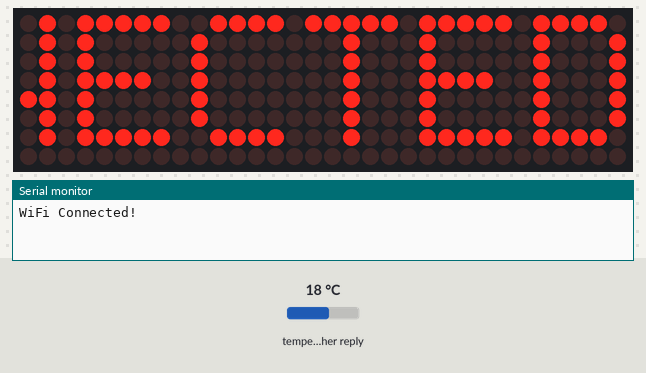
This sketch was run on a simulated ESP32. On the bench: 32×8 LED matrix, the last lines printed to the serial monitor. The test bench sets the inputs (shaded band); at power-on: temperature in the weather reply 18 °C. WiFi joins after 1.5 s; servers stay silent unless stated; web services answer with replies made up by the test bench.

Above: at 6.1 s.
At 14.6 s:
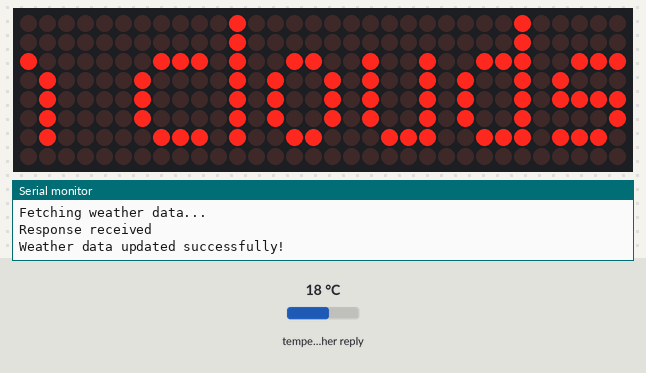
At 21.6 s:
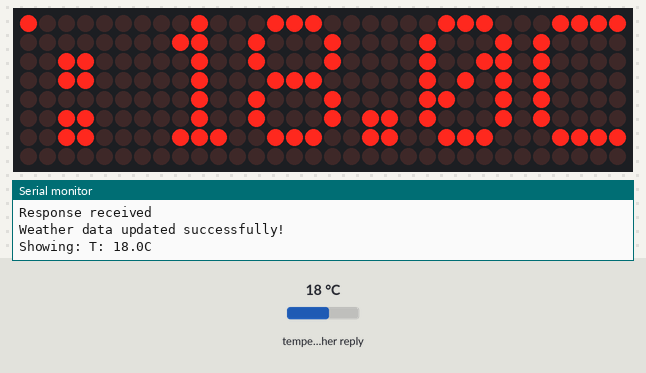
At 29.0 s:
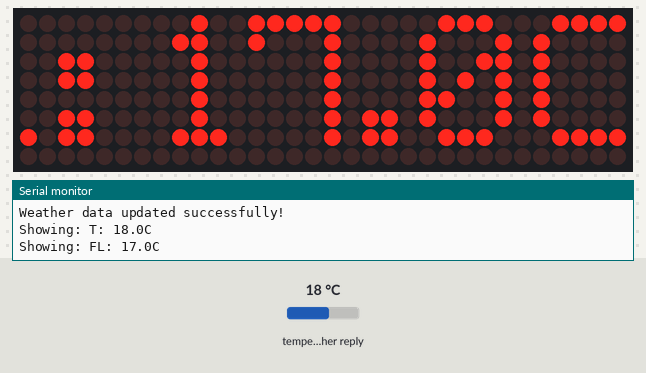
At 35.8 s:
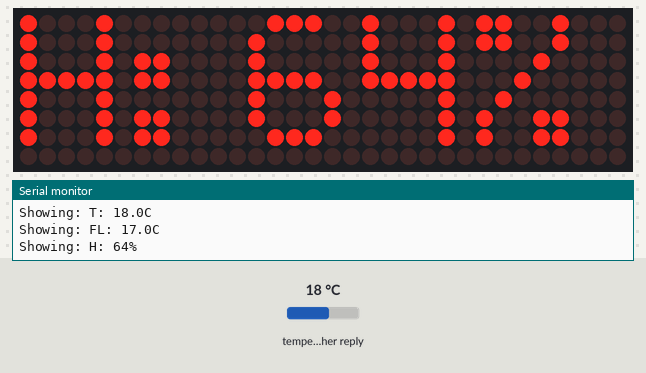

The sketch:

weather_API.ino
```cpp
#include <WiFi.h>
#include <HTTPClient.h>
#include <ArduinoJson.h>

#include <MD_Parola.h>
#include <MD_MAX72xx.h>
#include <SPI.h>

// ================= MAX7219 CONFIG =================
#define HARDWARE_TYPE MD_MAX72XX::FC16_HW
#define MAX_DEVICES 4
#define CS_PIN 5

MD_Parola display = MD_Parola(HARDWARE_TYPE, CS_PIN, MAX_DEVICES);

// ================= WIFI CONFIG ====================
const char* ssid = "<your ssid>";
const char* password = "<your password>";

// ================= WEATHER API ====================
String URL = "http://api.openweathermap.org/data/2.5/weather?";
String ApiKey = "<your APIkey>";

// Location
String lat = "<lon>";
String lon = "<lat>";

unsigned long lastUpdate = 0;
const unsigned long updateInterval = 30000; // Fetch new data every 30 seconds

// Store weather data
String weatherDesc = "...";
float weatherTemp = 0;
float weatherFeels = 0;
int weatherHumidity = 0;
int weatherPressure = 0;
float weatherWind = 0;
bool dataFetched = false;

uint8_t stage = 0;

// Buffer for display text (must be persistent)
char displayBuffer[100];

void setup() {
  Serial.begin(115200);

  // MAX7219 init
  display.begin();
  display.setIntensity(5);
  display.displayClear();

  strcpy(displayBuffer, "CONNECTING WIFI");
  display.displayText(
    displayBuffer,
    PA_CENTER,
    60,
    2000,  // 2 second pause
    PA_SCROLL_LEFT,
    PA_SCROLL_LEFT
  );

  // WiFi connect
  WiFi.begin(ssid, password);
  while (WiFi.status() != WL_CONNECTED) {
    display.displayAnimate();
    delay(10);
  }

  Serial.println("WiFi Connected!");

  display.displayClear();
  strcpy(displayBuffer, "WIFI CONNECTED");
  display.displayText(
    displayBuffer,
    PA_CENTER,
    60,
    2000,  // 2 second pause
    PA_SCROLL_LEFT,
    PA_SCROLL_LEFT
  );

  // Let the "WIFI CONNECTED" message finish
  while (!display.displayAnimate()) {
    delay(10);
  }

  display.displayClear();

  // Fetch initial weather data
  fetchWeatherData();
}

void fetchWeatherData() {
  if (WiFi.status() == WL_CONNECTED) {

    Serial.println("Fetching weather data...");

    HTTPClient http;
    http.begin(URL + "lat=" + lat + "&lon=" + lon + "&units=metric&appid=" + ApiKey); // change here for C to F

    int httpCode = http.GET();

    if (httpCode > 0) {

      String JSON_Data = http.getString();
      Serial.println("Response received");

      DynamicJsonDocument doc(2048);
      DeserializationError error = deserializeJson(doc, JSON_Data);

      if (!error) {
        weatherDesc = String((const char*)doc["weather"][0]["description"]);
        weatherTemp = doc["main"]["temp"];
        weatherFeels = doc["main"]["feels_like"];
        weatherHumidity = doc["main"]["humidity"];
        weatherPressure = doc["main"]["pressure"];
        weatherWind = doc["wind"]["speed"];
        dataFetched = true;

        Serial.println("Weather data updated successfully!");
      } else {
        Serial.println("JSON parsing failed!");
        weatherDesc = "JSON ERROR";
      }

    } else {
      Serial.println("HTTP request failed!");
      weatherDesc = "HTTP ERROR";
    }

    http.end();
  }
}

void showNextMessage() {
  String msg;

  switch (stage) {
    case 0:
      msg = "C: " + weatherDesc;
      break;

    case 1:
      msg = "T: " + String(weatherTemp, 1) + "C";
      break;

    case 2:
      msg = "FL: " + String(weatherFeels, 1) + "C";
      break;

    case 3:
      msg = "H: " + String(weatherHumidity) + "%";
      break;

    case 4:
      msg = "P: " + String(weatherPressure) + "hPa";
      break;

    case 5:
      msg = "W: " + String(weatherWind, 1) + "m/s";
      break;
  }

  stage = (stage + 1) % 6;

  Serial.println("Showing: " + msg);

  // Copy to persistent buffer
  msg.toCharArray(displayBuffer, 100);

  display.displayText(
    displayBuffer,
    PA_LEFT,
    60,          // Scroll speed
    3000,        // Pause for 3 seconds after scrolling in
    PA_SCROLL_LEFT,
    PA_SCROLL_LEFT
  );
  display.displayReset();
}

void loop() {
  // Check if animation is complete
  if (display.displayAnimate()) {
    // Animation finished, show next message
    if (dataFetched) {
      showNextMessage();
    }
  }

  // Check if it's time to fetch new weather data
  if (millis() - lastUpdate >= updateInterval || lastUpdate == 0) {
    fetchWeatherData();
    lastUpdate = millis();
  }
}
```

Measured:
- what the display in image 0 shows lasts 2.0 s, from 6.1 s to 8.1 s
- what the display in image 1 shows lasts 3.0 s, from 14.5 s to 17.5 s
